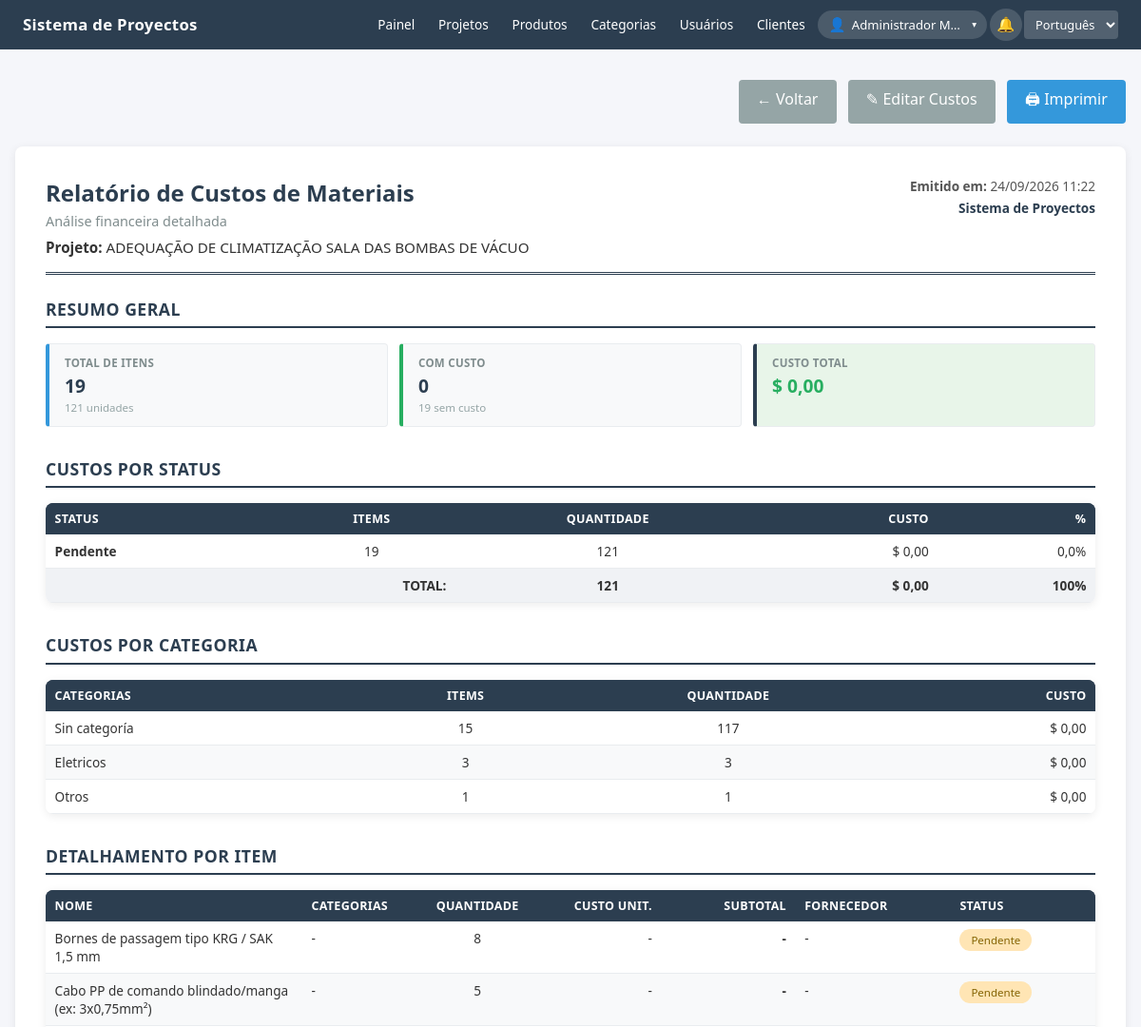
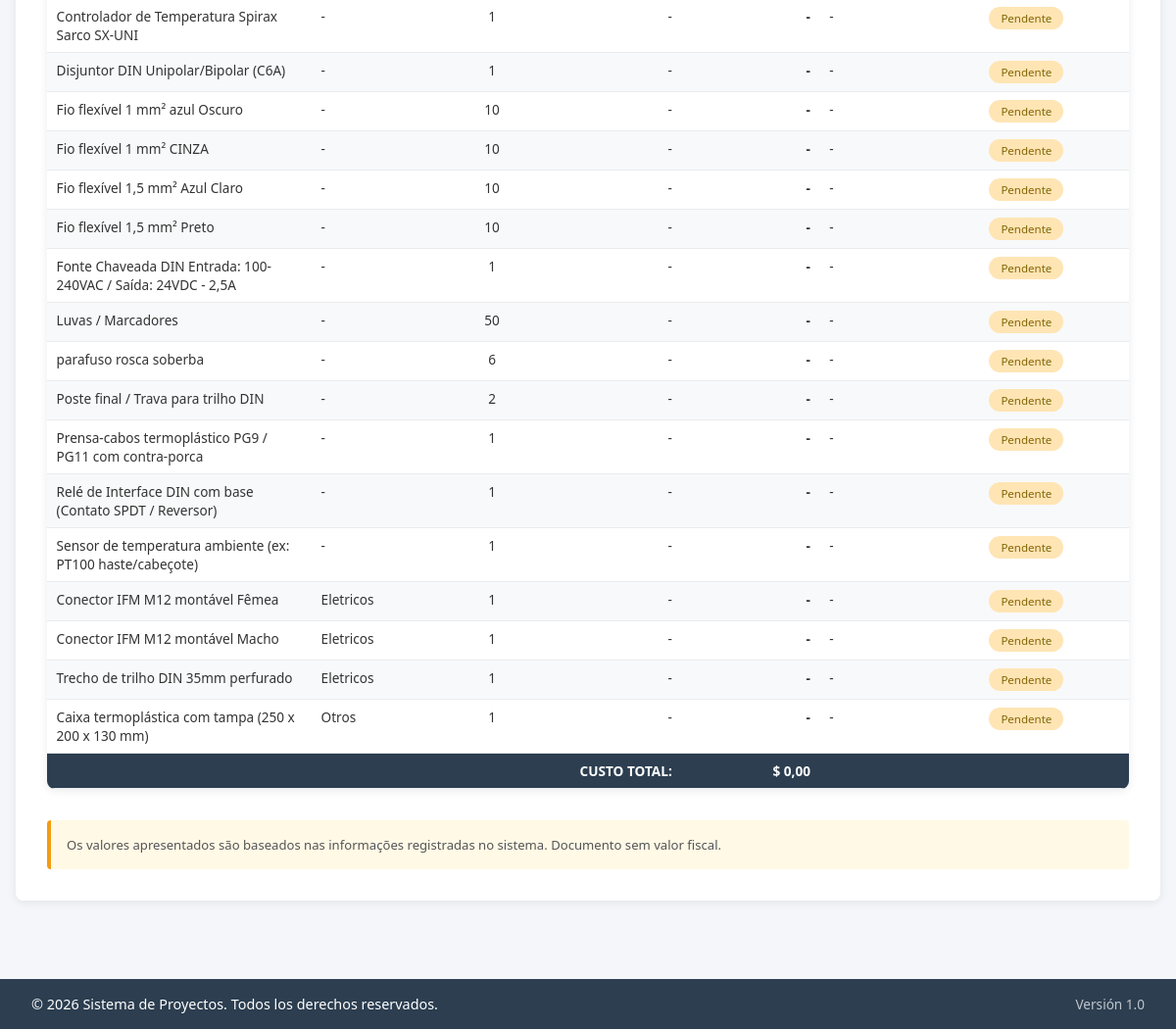
The app's page /modules/proyectos/reporte_costos.php?id=2 (signed in) with its own data (2 pictures, top to bottom).
### tables this page shows
CREATE TABLE `proyectos` (
  `id` int(11) NOT NULL,
  `nombre` varchar(200) NOT NULL,
  `descripcion` text DEFAULT NULL,
  `fecha_inicio` date NOT NULL,
  `fecha_fin` date NOT NULL,
  `fecha_aprobacion` date DEFAULT NULL,
  `orden_compra` varchar(50) DEFAULT NULL,
  `estado` enum('solicitado','orçado','pendente_aprovacion_cliente','aprovado_cliente','espera_orden_compra','comprando_materiales','elaboracion','terminado','pendiente_cobro_cliente','finalizado') DEFAULT 'solicitado',
  `usuario_creacion` int(11) DEFAULT NULL,
  `fecha_creacion` timestamp NOT NULL DEFAULT current_timestamp()
);

CREATE TABLE `categorias` (
  `id` int(11) NOT NULL,
  `nombre` varchar(100) NOT NULL,
  `descripcion` text DEFAULT NULL,
  `activo` tinyint(1) DEFAULT 1,
  `fecha_creacion` timestamp NOT NULL DEFAULT current_timestamp()
);

CREATE TABLE `items_proyecto` (
  `id` int(11) NOT NULL,
  `proyecto_id` int(11) NOT NULL,
  `producto_id` int(11) DEFAULT NULL,
  `nombre_item` varchar(200) NOT NULL,
  `descripcion` text DEFAULT NULL,
  `cantidad` int(11) NOT NULL,
  `costo_unitario` decimal(15,2) DEFAULT NULL,
  `moneda` varchar(3) DEFAULT 'USD',
  `proveedor` varchar(200) DEFAULT NULL,
  `numero_factura` varchar(100) DEFAULT NULL,
  `fecha_compra` date DEFAULT NULL,
  `unidad_medida` varchar(50) DEFAULT NULL,
  `especificaciones` text DEFAULT NULL,
  `estado` enum('solicitado','pendiente','stock','cotacion','orçado','pendiente_pago','comprado_llegar','llego') DEFAULT 'solicitado',
  `fecha_requerida` date NOT NULL,
  `fecha_creacion` timestamp NOT NULL DEFAULT current_timestamp()
);

### modules/proyectos/reporte_costos.php (the view, shortened to what the rows shown need)
<?php
$db = Database::getInstance()->getConnection();
$proyecto_id = $_GET['id'] ?? 0;
$stmt = $db->prepare("SELECT p.*, u.nombre_completo as creador
                      FROM proyectos p
                      LEFT JOIN usuarios u ON p.usuario_creacion = u.id
                      WHERE p.id = ?");
$stmt->execute([$proyecto_id]);
$proyecto = $stmt->fetch();
$stmt = $db->prepare("SELECT i.*,
                             p.nombre as producto_nombre,
                             c.nombre as categoria_nombre
                      FROM items_proyecto i
                      LEFT JOIN productos p ON i.producto_id = p.id
                      LEFT JOIN categorias c ON p.categoria_id = c.id
                      WHERE i.proyecto_id = ?
                      ORDER BY c.nombre ASC, i.nombre_item ASC");
$stmt->execute([$proyecto_id]);
$items = $stmt->fetchAll();
$estadisticas = calcularEstadisticasProyecto($items);
$estados_item = getEstadosItem();
$monedas_usadas = [];
$monedas_usadas = array_keys($monedas_usadas);
$moneda_principal = !empty($monedas_usadas) ? $monedas_usadas[0] : 'USD';
?>
<!DOCTYPE html>
<html lang="<?php echo $_SESSION['idioma'] ?? 'es'; ?>">
<head>
    <link rel="stylesheet" href="../../assets/css/style.css">
    <link rel="stylesheet" href="../../assets/css/reportes.css">
    <link rel="stylesheet" href="../../assets/css/footer.css">
</head>
<body>
    <?php include '../../includes/header.php'; ?>
    <div class="container">
        <div class="reporte-container">
            <?php renderEncabezadoReporte(
                $_SESSION['idioma'] == 'pt' ? 'Relatório de Custos de Materiais' : 'Reporte de Costos de Materiales',
                $_SESSION['idioma'] == 'pt' ? 'Análise financeira detalhada' : 'Análisis financiero detallado',
                $proyecto
            ); ?>
            <div class="reporte-seccion">
                <h2><?php echo $_SESSION['idioma'] == 'pt' ? 'Resumo Geral' : 'Resumen General'; ?></h2>
            </div>
            <div class="reporte-seccion">
                <h2><?php echo $_SESSION['idioma'] == 'pt' ? 'Custos por Status' : 'Costos por Estado'; ?></h2>
                <table class="tabla-reporte">
                    <thead>
                        <tr>
                            <th><?php echo traducir('Estado'); ?></th>
                            <th class="text-center">Items</th>
                            <th class="text-center"><?php echo traducir('Cantidad'); ?></th>
                            <th class="text-right"><?php echo $_SESSION['idioma'] == 'pt' ? 'Custo' : 'Costo'; ?></th>
                            <th class="text-right">%</th>
                        </tr>
                    </thead>
                </table>
            </div>
            <?php if (!empty($estadisticas['por_categoria'])): ?>
            <div class="reporte-seccion">
                <h2><?php echo $_SESSION['idioma'] == 'pt' ? 'Custos por Categoria' : 'Costos por Categoría'; ?></h2>
                <table class="tabla-reporte">
                    <thead>
                        <tr>
                            <th><?php echo traducir('Categorias'); ?></th>
                            <th class="text-center">Items</th>
                            <th class="text-center"><?php echo traducir('Cantidad'); ?></th>
                            <th class="text-right"><?php echo $_SESSION['idioma'] == 'pt' ? 'Custo' : 'Costo'; ?></th>
                        </tr>
                    </thead>
                    <tbody>
                        <?php
                        uasort($estadisticas['por_categoria'], fn($a, $b) => $b['costo'] <=> $a['costo']);
                        foreach ($estadisticas['por_categoria'] as $cat => $datos):
                        ?>
                            <tr>
                                <td><?php echo htmlspecialchars($cat); ?></td>
                                <td class="text-center"><?php echo $datos['items']; ?></td>
                                <td class="text-center"><?php echo $datos['cantidad']; ?></td>
                                <td class="text-right"><?php echo formatearMoneda($datos['costo'], $moneda_principal); ?></td>
                            </tr>
                        <?php endforeach; ?>
                    </tbody>
                </table>
            </div>
            <?php endif; ?>
            <div class="reporte-seccion">
                <h2><?php echo $_SESSION['idioma'] == 'pt' ? 'Detalhamento por Item' : 'Detalle por Item'; ?></h2>
                <table class="tabla-reporte">
                    <thead>
                        <tr>
                            <th style="width:25%;"><?php echo traducir('Nombre'); ?></th>
                            <th style="width:12%;"><?php echo traducir('Categorias'); ?></th>
                            <th class="text-center" style="width:8%;"><?php echo traducir('Cantidad'); ?></th>
                            <th class="text-right" style="width:13%;"><?php echo $_SESSION['idioma'] == 'pt' ? 'Custo Unit.' : 'Costo Unit.'; ?></th>
                            <th class="text-right" style="width:13%;"><?php echo $_SESSION['idioma'] == 'pt' ? 'Subtotal' : 'Subtotal'; ?></th>
                            <th style="width:15%;"><?php echo $_SESSION['idioma'] == 'pt' ? 'Fornecedor' : 'Proveedor'; ?></th>
                            <th style="width:14%;"><?php echo traducir('Estado'); ?></th>
                        </tr>
                    </thead>
                    <tbody>
                        <?php
                        foreach ($items as $item):
                            $tiene_costo = !empty($item['costo_unitario']);
                            $subtotal = $tiene_costo ? $item['costo_unitario'] * $item['cantidad'] : 0;
                        ?>
                            <tr>
                                <td><?php echo htmlspecialchars($item['nombre_item']); ?></td>
                                <td><?php echo htmlspecialchars($item['categoria_nombre'] ?? '-'); ?></td>
                                <td class="text-center"><?php echo $item['cantidad']; ?></td>
                                <td class="text-right">
                                    <?php echo $tiene_costo ? formatearMoneda($item['costo_unitario'], $item['moneda']) : '-'; ?>
                                </td>
                                <td class="text-right">
                                    <strong><?php echo $tiene_costo ? formatearMoneda($subtotal, $item['moneda']) : '-'; ?></strong>
                                </td>
                                <td><?php echo htmlspecialchars($item['proveedor'] ?? '-'); ?></td>
                                <td>
                                    <span class="estado-badge estado-<?php echo $item['estado']; ?>" style="font-size:0.72rem;">
                                        <?php echo $estados_item[$item['estado']] ?? $item['estado']; ?>
                                    </span>
                                </td>
                            </tr>
                        <?php endforeach; ?>
                    </tbody>
                </table>
            </div>
        </div>
    </div>
    <?php include '../../includes/footer.php'; ?>
</body>
</html>

### includes/reportes_helper.php (shortened to what the rows shown need)
<?php
function formatearMoneda($valor, $moneda = 'USD') {
    $simbolos = [
        'USD' => '$',
        'BRL' => 'R$',
        'EUR' => '€',
        'ARS' => '$',
        'PYG' => '₲',
        'UYU' => '$U',
    ];
    $simbolo = $simbolos[$moneda] ?? $moneda . ' ';
    return $simbolo . ' ' . number_format((float)$valor, 2, ',', '.');
}
function calcularEstadisticasProyecto($items) {
    $total_items = count($items);
    $total_cantidad = 0;
    $total_costo = 0;
    $items_con_costo = 0;
    $items_completados = 0;
    $items_en_proceso = 0;
    $por_estado = [];
    $por_categoria = [];
    $estados_finales = ['entregado', 'recibido'];
    $estados_pendientes = ['solicitado', 'pendiente', 'cotacion', 'orçado',
                           'pendiente_pago', 'comprado_llegar', 'llego', 'stock'];
    foreach ($items as $item) {
        $total_cantidad += (int)$item['cantidad'];
        $costo = (float)($item['costo_unitario'] ?? 0);
        if (in_array($item['estado'], $estados_finales)) {
            $items_completados++;
        } elseif (in_array($item['estado'], $estados_pendientes)) {
            $items_en_proceso++;
        }
        $estado = $item['estado'];
        if (!isset($por_estado[$estado])) {
            $por_estado[$estado] = ['cantidad' => 0, 'items' => 0, 'costo' => 0];
        }
        $por_estado[$estado]['items']++;
        $por_estado[$estado]['cantidad'] += (int)$item['cantidad'];
        $por_estado[$estado]['costo'] += $costo * (int)$item['cantidad'];
        $cat = $item['categoria_nombre'] ?? 'Sin categoría';
        if (!isset($por_categoria[$cat])) {
            $por_categoria[$cat] = ['cantidad' => 0, 'items' => 0, 'costo' => 0];
        }
        $por_categoria[$cat]['items']++;
        $por_categoria[$cat]['cantidad'] += (int)$item['cantidad'];
        $por_categoria[$cat]['costo'] += $costo * (int)$item['cantidad'];
    }
    $porcentaje_completado = $total_items > 0
        ? round(($items_completados / $total_items) * 100, 1)
        : 0;
    return [
        'total_items'              => $total_items,
        'total_cantidad'           => $total_cantidad,
        'total_costo'              => $total_costo,
        'items_con_costo'          => $items_con_costo,
        'items_sin_costo'          => $total_items - $items_con_costo,
        'items_completados'        => $items_completados,
        'items_en_proceso'         => $items_en_proceso,
        'porcentaje_completado'    => $porcentaje_completado,
        'por_estado'               => $por_estado,
        'por_categoria'            => $por_categoria,
    ];
}
function renderEncabezadoReporte($titulo, $subtitulo = '', $proyecto = null) {
    $idioma = $_SESSION['idioma'] ?? 'es';
    ?>
    <div class="reporte-header">
        <div class="reporte-header-left">
            <h1><?php echo htmlspecialchars($titulo); ?></h1>
            <?php if ($subtitulo): ?>
                <p class="reporte-subtitulo"><?php echo htmlspecialchars($subtitulo); ?></p>
            <?php endif; ?>
            <?php if ($proyecto): ?>
                <div class="reporte-proyecto">
                    <strong><?php echo $idioma === 'pt' ? 'Projeto' : 'Proyecto'; ?>:</strong>
                    <?php echo htmlspecialchars($proyecto['nombre']); ?>
                </div>
            <?php endif; ?>
        </div>
    </div>
    <?php
}

### records on screen
proyectos: nombre "ADEQUAÇÃO DE CLIMATIZAÇÃO SALA DAS BOMBAS DE VÁCUO"
categorias: nombre "Otros"
items_proyecto: nombre_item "Bornes de passagem tipo KRG / SAK 1,5 mm", categoria_nombre "-", cantidad "8", proveedor "-", estado "Pendente"
items_proyecto: nombre_item "Cabo PP de comando blindado/manga (ex: 3x0,75mm²)", categoria_nombre "-", cantidad "5", proveedor "-", estado "Pendente"
items_proyecto: nombre_item "Controlador de Temperatura Spirax Sarco SX-UNI", categoria_nombre "-", cantidad "1", proveedor "-", estado "Pendente"
items_proyecto: nombre_item "Disjuntor DIN Unipolar/Bipolar (C6A)", categoria_nombre "-", cantidad "1", proveedor "-", estado "Pendente"
items_proyecto: nombre_item "Fio flexível 1 mm² azul Oscuro", categoria_nombre "-", cantidad "10", proveedor "-", estado "Pendente"
items_proyecto: nombre_item "Fio flexível 1 mm² CINZA", categoria_nombre "-", cantidad "10", proveedor "-", estado "Pendente"
items_proyecto: nombre_item "Fio flexível 1,5 mm² Azul Claro", categoria_nombre "-", cantidad "10", proveedor "-", estado "Pendente"
items_proyecto: nombre_item "Fio flexível 1,5 mm² Preto", categoria_nombre "-", cantidad "10", proveedor "-", estado "Pendente"
items_proyecto: nombre_item "Fonte Chaveada DIN Entrada: 100-240VAC / Saída: 24VDC - 2,5A", categoria_nombre "-", cantidad "1", proveedor "-", estado "Pendente"
items_proyecto: nombre_item "Luvas / Marcadores", categoria_nombre "-", cantidad "50", proveedor "-", estado "Pendente"
items_proyecto: nombre_item "parafuso rosca soberba", categoria_nombre "-", cantidad "6", proveedor "-", estado "Pendente"
items_proyecto: nombre_item "Poste final / Trava para trilho DIN", categoria_nombre "-", cantidad "2", proveedor "-", estado "Pendente"
items_proyecto: nombre_item "Prensa-cabos termoplástico PG9 / PG11 com contra-porca", categoria_nombre "-", cantidad "1", proveedor "-", estado "Pendente"
items_proyecto: nombre_item "Relé de Interface DIN com base (Contato SPDT / Reversor)", categoria_nombre "-", cantidad "1", proveedor "-", estado "Pendente"
items_proyecto: nombre_item "Sensor de temperatura ambiente (ex: PT100 haste/cabeçote)", categoria_nombre "-", cantidad "1", proveedor "-", estado "Pendente"
items_proyecto: nombre_item "Conector IFM M12 montável Fêmea", categorias.nombre "Eletricos", cantidad "1", proveedor "-", estado "Pendente"
items_proyecto: nombre_item "Conector IFM M12 montável Macho", categorias.nombre "Eletricos", cantidad "1", proveedor "-", estado "Pendente"
items_proyecto: nombre_item "Trecho de trilho DIN 35mm perfurado", categorias.nombre "Eletricos", cantidad "1", proveedor "-", estado "Pendente"
items_proyecto: nombre_item "Caixa termoplástica com tampa (250 x 200 x 130 mm)", categorias.nombre "Otros", cantidad "1", proveedor "-", estado "Pendente"

### other values on screen
traducir('Dashboard') "Painel"
traducir('Proyectos') "Projetos"
traducir('Productos') "Produtos"
traducir('Categorias') "Categorias"
traducir('Usuarios') "Usuários"
$_SESSION['nombre_completo'] "Administrador M…"
traducir('Volver') "Voltar"
$titulo "Relatório de Custos de Materiais"
$subtitulo "Análise financeira detalhada"
$estadisticas['total_items'] "19"
$estadisticas['total_cantidad'] "121"
$estadisticas['items_con_costo'] "0"
$estadisticas['items_sin_costo'] "19"
formatearMoneda($estadisticas['total_costo'], $moneda_principal) "$ 0,00"
traducir('Estado') "STATUS"
